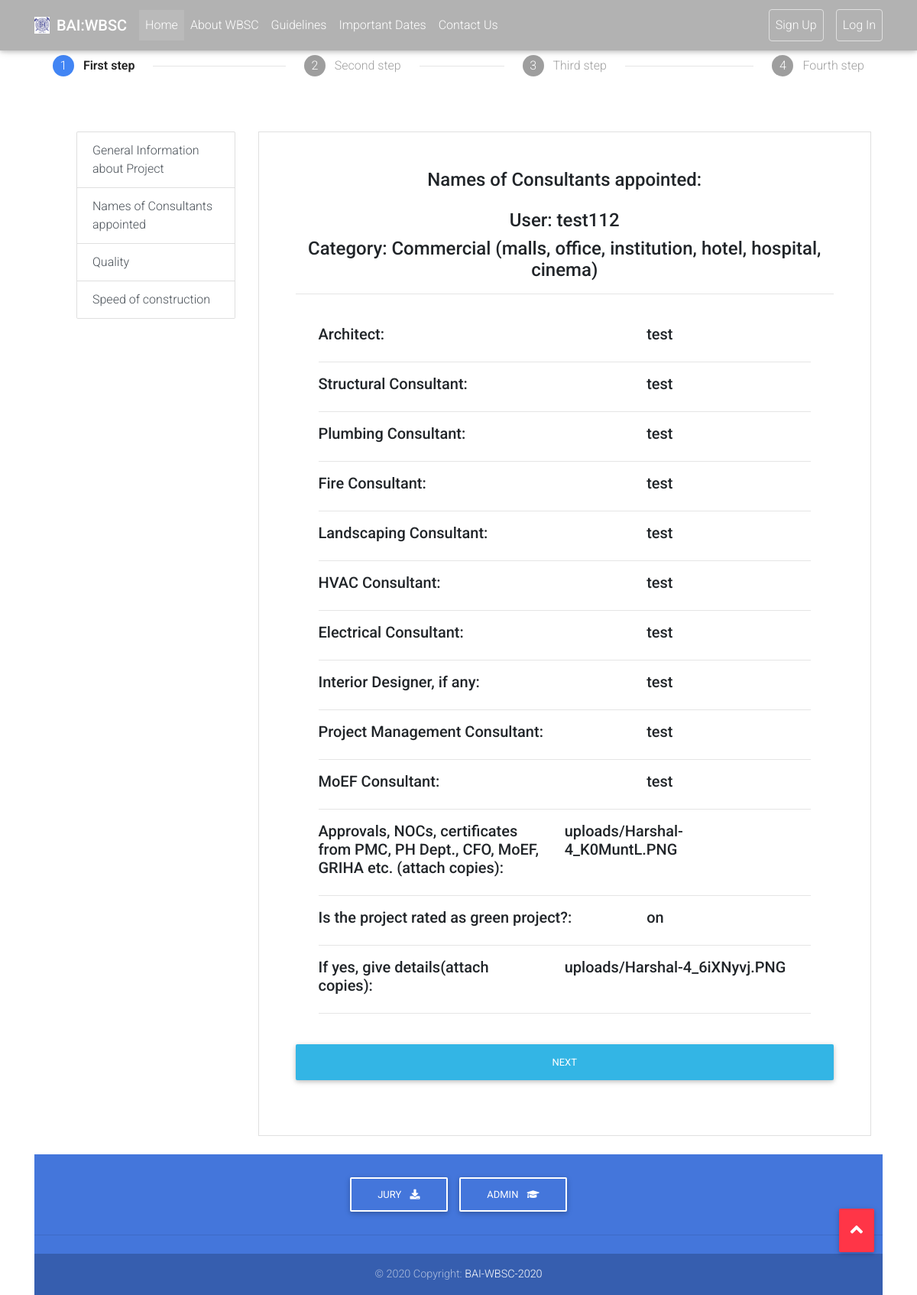
The page /BAI_app_v2/viewForm1_2/test112/4 on the database as committed earlier.
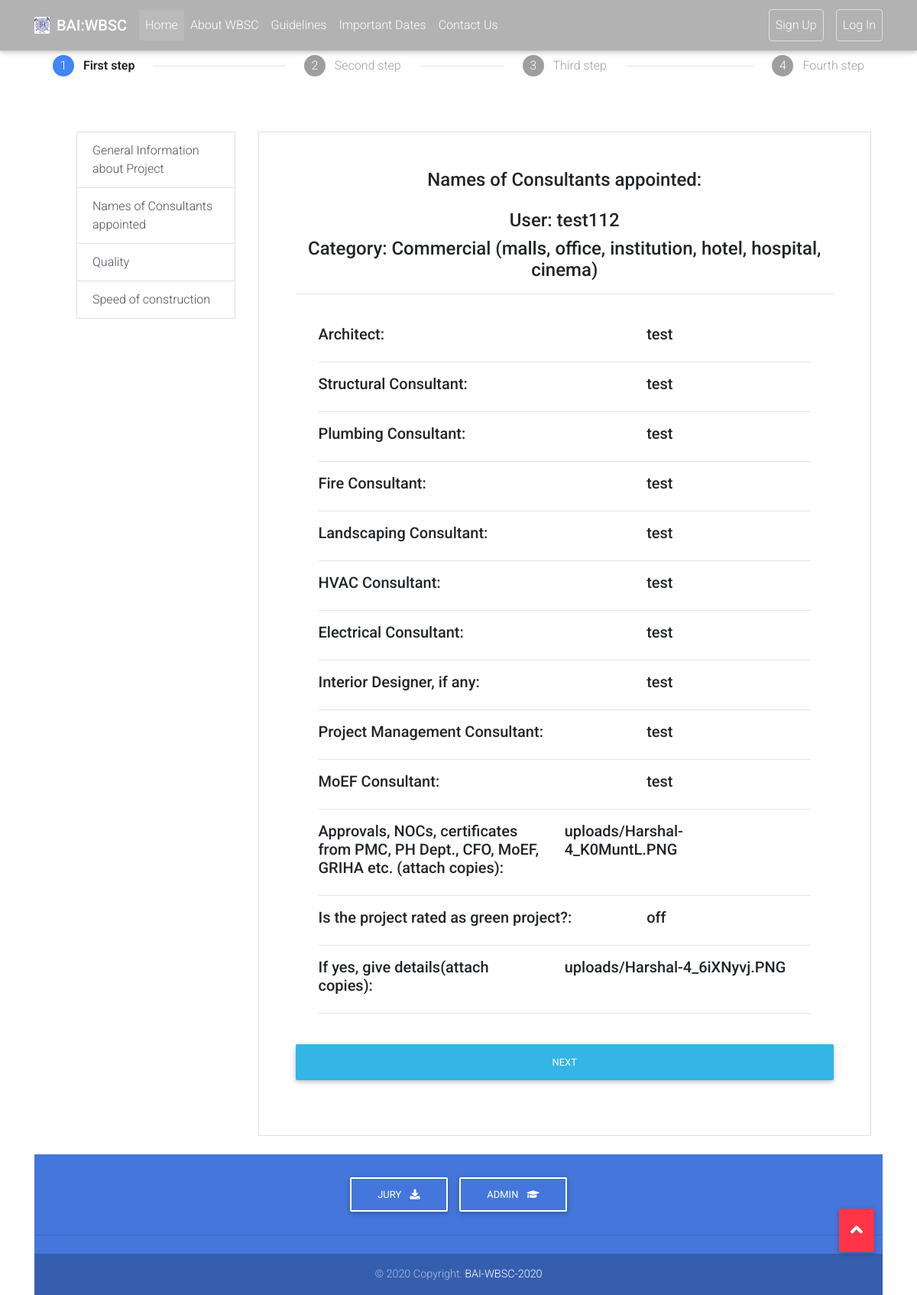
The same page on the database as committed later.
### BAI_app_v2/models.py (models this page shows, shortened)
class Project_info_1(models.Model):
    users_name = models.CharField(max_length=20, blank=True)
    Architect_name=models.CharField(max_length=200,blank=True)
    Structural_Consultant_name = models.CharField(max_length=200, blank=True)
    Plumbing_Consultant_name = models.CharField(max_length=200,blank=True)
    Fire_Consultant_name = models.CharField(max_length=200,blank=True)
    Landscaping_Consultant_name = models.CharField(max_length=200, blank=True)
    HVAC_Consultant_name = models.CharField(max_length=200,blank=True)
    Electrical_Consultant_name = models.CharField(max_length=200, blank=True)
    Interior_Designer_name = models.CharField(max_length=200, blank=True)
    Project_Management_Consultant_name = models.CharField(max_length=200, blank=True)
    MoEF_Consultant_name = models.CharField(max_length=200, blank=True)
    req_docs=models.FileField(upload_to="uploads/",blank=True)
    green_proj=models.CharField(max_length=1000, choices=yes_no,blank=True)
    green_project_details=models.FileField(upload_to="uploads/",blank=True)
    category_latest = models.CharField(max_length=70, blank=True)

### BAI_app_v2/views.py (the view)
# urls.py: path('viewForm1_2/<user>/<int:cat_id>',views.viewForm1_2,name="viewForm1_2"),
def viewForm1_2(request,user,cat_id):
    category = cat[cat_id]
    q1 = Project_info_1.objects.get(users_name=user,category_latest=category)
    return render(request,'BAI_app_v2/viewForm1_2.html',{"Project_info_1":q1,"cat_id":cat_id})

### BAI_app_v2/templates/BAI_app_v2/viewForm1_2.html (shortened to what the changed rows need)
{% extends "BAI_app_v2/base.html" %}
{% block body_block %}
{% load static %}
        <div class="container ">
            <div class="container">
                <div class="mt-2">
                    <div class="row">
                        <div class="col-9">
                    <div id="list-item-2">
                        <form class="border border-light p-5" action="{% url 'BAI_app_v2:viewForm1_3' Project_info_1.users_name cat_id %}">
                            <p class="h4 mb-4 text-center">Names of Consultants appointed:</p>
                            <p class="h4 text-center">User: {{Project_info_1.users_name}}</p>
                            <p class="h4 mb-2 text-center">Category: {{Project_info_1.category_latest}}</p>
                            <hr>
                            <div class="container flex-center flex-column">
                                <div class="col-sm">
                                    <br>
                                    <div class="row" style="width:100%">
                                        <div class="col-sm-4">
                                          <p class="h5">{{Project_info_1.Architect_name}}</p>
                                        </div>
                                    </div>
                                    <div class="row" style="width:100%">
                                        <div class="col-sm-4">
                                          <p class="h5">{{Project_info_1.Structural_Consultant_name}}</p>
                                        </div>
                                    </div>
                                    <div class="row" style="width:100%">
                                        <div class="col-sm-4">
                                          <p class="h5">{{Project_info_1.Plumbing_Consultant_name}}</p>
                                        </div>
                                    </div>
                                    <div class="row" style="width:100%">
                                        <div class="col-sm-4">
                                          <p class="h5">{{Project_info_1.Fire_Consultant_name}}</p>
                                        </div>
                                    </div>
                                    <div class="row" style="width:100%">
                                        <div class="col-sm-4">
                                          <p class="h5">{{Project_info_1.Landscaping_Consultant_name}}</p>
                                        </div>
                                    </div>
                                    <div class="row" style="width:100%">
                                        <div class="col-sm-4">
                                          <p class="h5">{{Project_info_1.HVAC_Consultant_name}}</p>
                                        </div>
                                    </div>
                                    <div class="row" style="width:100%">
                                        <div class="col-sm-4">
                                          <p class="h5">{{Project_info_1.Electrical_Consultant_name}}</p>
                                        </div>
                                    </div>
                                    <div class="row" style="width:100%">
                                        <div class="col-sm-4">
                                          <p class="h5">{{Project_info_1.Interior_Designer_name}}</p>
                                        </div>
                                    </div>
                                    <div class="row" style="width:100%">
                                        <div class="col-sm-4">
                                          <p class="h5">{{Project_info_1.Project_Management_Consultant_name}}</p>
                                        </div>
                                    </div>
                                    <div class="row" style="width:100%">
                                        <div class="col-sm-4">
                                          <p class="h5">{{Project_info_1.MoEF_Consultant_name}}</p>
                                        </div>
                                    </div>
                                    <div class="row" style="width:100%">
                                        <div class="col-sm-6">
                                          <p class="h5">{{Project_info_1.req_docs}}</p>
                                        </div>
                                    </div>
                                    <div class="row" style="width:100%">
                                        <div class="col-sm-4">
                                          <p class="h5">{{Project_info_1.green_proj}}</p>
                                        </div>
                                    </div>
                                    <div class="row" style="width:100%">
                                        <div class="col-sm-6">
                                          <p class="h5">{{Project_info_1.green_project_details}}</p>
                                        </div>
                                    </div>
                                </div>
                            </div>
                            <button class="btn btn-info my-4 btn-block" type="submit">Next</button>
                        </form>
                    </div>
                        </div>
                    </div>
                </div>
            </div>
{% endblock %}

Rows that differ between the two databases and show on the page:
changed Project_info_1 "test112": green_proj "on" → "off"
